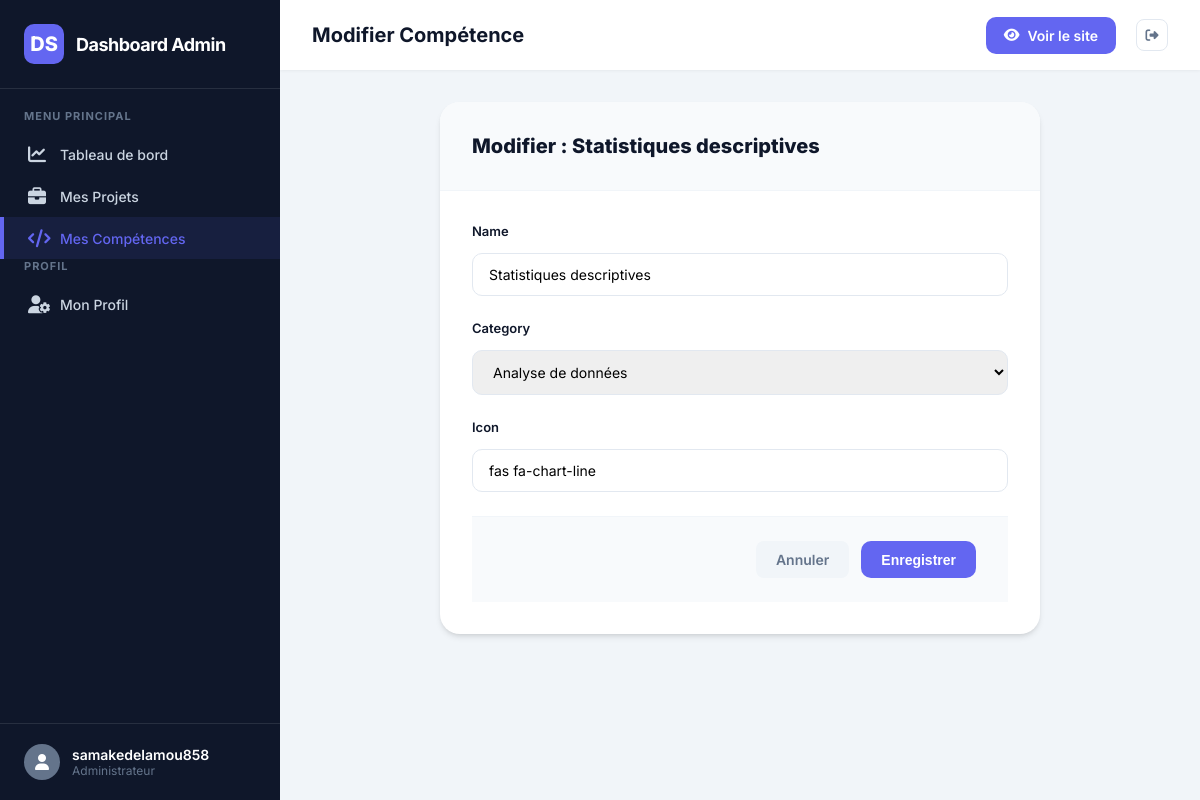
Screenshot of /dashboard/skills/1/edit/ (signed in) with the database file from the repository.
### home/models.py (models this page shows, shortened)
class Skill(models.Model):
    CATEGORY_CHOICES = [
        ('analysis', 'Analyse de données'),
        ('programming', 'Programmation'),
        ('database', 'Bases de données'),
        ('bi', 'Business Intelligence'),
    ]
    name = models.CharField(max_length=100)
    category = models.CharField(max_length=20, choices=CATEGORY_CHOICES)
    icon = models.CharField(max_length=50, default="fas fa-chart-line")
    created_at = models.DateTimeField(auto_now_add=True)

### home/views.py (the view)
# urls.py: path('dashboard/skills/<int:pk>/edit/', views.edit_skill, name='dashboard_skill_edit'),
@login_required
def edit_skill(request, pk):
    skill = get_object_or_404(Skill, pk=pk)
    if request.method == 'POST':
        form = SkillForm(request.POST, instance=skill)
        if form.is_valid():
            form.save()
            messages.success(request, "Compétence mise à jour !")
            return redirect('dashboard_skills')
    else:
        form = SkillForm(instance=skill)
    return render(request, 'home/skill_form.html', {'form': form, 'skill': skill})

### home/forms.py
class SkillForm(forms.ModelForm):
    class Meta:
        model = Skill
        fields = ['name', 'category', 'icon']
        widgets = {
            'name': forms.TextInput(attrs={'placeholder': 'Ex: Python, Tableau...'}),
            'icon': forms.TextInput(attrs={'placeholder': 'Ex: fab fa-python...'}),
        }

### home/templates/home/skill_form.html (shortened to what this page needs)
{% extends 'home/dashboard_base.html' %}
{% load static %}
{% block header_title %}Modifier Compétence{% endblock %}
{% block extra_css %}
<link rel="stylesheet" href="{% static 'home/css/dashboard_projects.css' %}">
{% endblock %}
{% block content %}
<div class="form-card">
    <div class="form-header">
        <h3 style="font-size: 20px; font-weight: 800;">Modifier : {{ skill.name }}</h3>
    </div>
    <form method="post" class="form-body">
        {% for field in form %}
            <div class="form-group-modern">
                <label for="{{ field.id_for_label }}">{{ field.label }}</label>
                {{ field }}
            </div>
        {% endfor %}
        <div class="form-footer">
            <a href="{% url 'dashboard_skills' %}" class="btn-secondary-dashboard" style="text-decoration: none;">Annuler</a>
            <button type="submit" class="btn-primary-dashboard">Enregistrer</button>
        </div>
    </form>
</div>
{% endblock %}

### home/templates/home/dashboard_base.html (shortened to what this page needs)
{% load static %}
<!DOCTYPE html>
<html lang="fr">
<head>
    <link href="https://cdnjs.cloudflare.com/ajax/libs/font-awesome/6.4.0/css/all.min.css" rel="stylesheet">
    {% block extra_css %}{% endblock %}
</head>
<body>
    <div class="dashboard-container">
        <aside class="sidebar" id="sidebar">
            <div class="sidebar-header">
                <div class="logo-box">DS</div>
                <span class="sidebar-title">Dashboard Admin</span>
            </div>
            <nav class="sidebar-nav">
                <div class="nav-label">Menu Principal</div>
                <a href="{% url 'dashboard' %}" class="nav-link {% if request.resolver_match.url_name == 'dashboard' %}active{% endif %}">
                    <i class="fa-solid fa-chart-line"></i>
                    Tableau de bord
                </a>
                <a href="{% url 'dashboard_projects' %}" class="nav-link {% if 'projects' in request.path %}active{% endif %}">
                    <i class="fa-solid fa-briefcase"></i>
                    Mes Projets
                </a>
                <a href="{% url 'dashboard_skills' %}" class="nav-link {% if 'skills' in request.path %}active{% endif %}">
                    <i class="fa-solid fa-code"></i>
                    Mes Compétences
                </a>
                <div class="nav-label">Profil</div>
                <a href="{% url 'dashboard_settings' %}" class="nav-link {% if 'settings' in request.path %}active{% endif %}">
                    <i class="fa-solid fa-user-gear"></i>
                    Mon Profil
                </a>
            </nav>
            <div class="sidebar-footer">
                <a href="{% url 'home' %}" class="user-profile">
                    <div class="user-avatar">
                        <i class="fa-solid fa-user"></i>
                    </div>
                    <div class="user-info">
                        <span class="name">{{ user.username }}</span>
                        <span class="role">Administrateur</span>
                    </div>
                </a>
            </div>
        </aside>
        <main class="main-content">
            <header class="top-header">
                <div class="header-left">
                    <h2 style="font-size: 20px; font-weight: 700;">{% block header_title %}Overview{% endblock %}</h2>
                </div>
                <div class="header-actions">
                    <a href="{% url 'home' %}" class="btn-view-site">
                        <i class="fa-solid fa-eye"></i>
                        Voir le site
                    </a>
                    <form action="{% url 'logout' %}" method="post" style="display: inline;">
                        <button type="submit" class="action-btn" title="Déconnexion">
                            <i class="fa-solid fa-right-from-bracket"></i>
                        </button>
                    </form>
                </div>
            </header>
            <div class="content-body">
                {% block content %}{% endblock %}
            </div>
        </main>
    </div>
</body>
</html>

### home/static/home/css/dashboard_projects.css (style rules this page uses)
.btn-primary-dashboard { background: var(--primary); color: white; border: none; padding: 10px 20px; border-radius: 10px; font-weight: 600; font-size: 14px; display: inline-flex; align-items: center; gap: 8px; cursor: pointer; transition: var(--transition); text-decoration: none; white-space: nowrap; }
.action-btn { width: 32px; height: 32px; border-radius: 8px; display: flex; align-items: center; justify-content: center; transition: var(--transition); text-decoration: none; font-size: 13px; }
.form-body { padding: 24px; overflow-y: auto; }
.form-group-modern { display: flex; flex-direction: column; gap: 6px; margin-bottom: 16px; }
.form-group-modern label { font-weight: 600; font-size: 13px; color: var(--dark); }
.form-group-modern input, .form-group-modern textarea, .form-group-modern select { padding: 10px 14px; border: 1px solid #e2e8f0; border-radius: 8px; font-family: inherit; font-size: 14px; transition: var(--transition); }
.form-footer { padding: 16px 24px; border-top: 1px solid #f1f5f9; display: flex; justify-content: flex-end; gap: 12px; flex-shrink: 0; }
.btn-secondary-dashboard { background: #f1f5f9; color: var(--secondary); border: none; padding: 10px 20px; border-radius: 8px; font-weight: 600; font-size: 14px; cursor: pointer; transition: var(--transition); }

### home/templates/home/skill_form.html (style rules this page uses)
.form-card { background: white; border-radius: 20px; box-shadow: var(--card-shadow); max-width: 600px; margin: 0 auto; overflow: hidden; }
.form-header { padding: 32px; border-bottom: 1px solid #f1f5f9; background: #f8fafc; }
.form-body { padding: 32px; }
.form-group-modern { margin-bottom: 24px; }
.form-group-modern label { display: block; font-weight: 600; margin-bottom: 8px; color: var(--dark); }
.form-group-modern input, .form-group-modern select { width: 100%; padding: 12px 16px; border: 1px solid #e2e8f0; border-radius: 10px; font-family: inherit; transition: var(--transition); }
.form-footer { padding: 24px 32px; border-top: 1px solid #f1f5f9; display: flex; justify-content: flex-end; gap: 12px; background: #f8fafc; }

### rows the page displays
Skill: name "Statistiques descriptives", form "Statistiques descriptives" "Analyse de données" "fas fa-chart-line"

### other values shown
{{ user.username }} "samakedelamou858"
{{ field.label }} "Name" "Category" "Icon"
